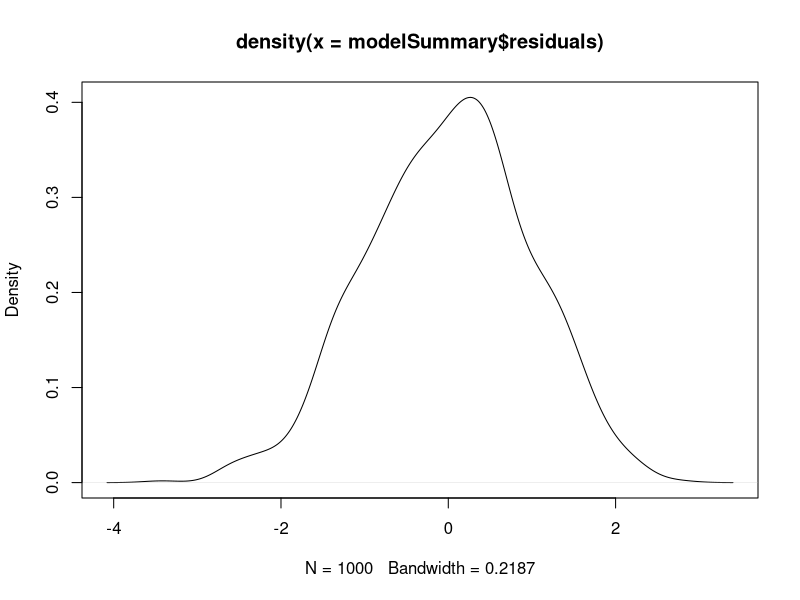

This chart was generated by the following R code:
# Description : Compactly display the structure of an arbitrary R object 
# Website : http://is-r.tumblr.com/post/31980859159/compactly-display-the-structure-of-an-arbitrary-r

# Let's say you want to display a table of model coefficients
# in order of their significance,
# and you want to plot the distribution of model residuals,
# but you don't know how to access these values.
# Use str().

# Generate some random data
NN <- 1000
theData <- data.frame(Alpha = rnorm(NN),
                      Beta = rnorm(NN))
theData$Gamma <- theData$Alpha * 2 + theData$Beta / 2 + rnorm(NN)

# Model the random data
simpleModel <- lm(Gamma ~ Alpha + Beta, data = theData)
# Save the model summary
modelSummary <- summary(simpleModel)

is.list(modelSummary) # The model summary is a list
# which includes, among other things, a table of coefficients
# standard errors, etc.
# str() lets you investigate the structure of any R object:
str(modelSummary)
# Here we see an item called "coefficients," which we can access with the "$."
modelSummary$coefficients

# And here is our ordered table
modelSummary$coefficients[order(modelSummary$coefficients[, 3]), ]

# Likewise for the residuals. str() reveals an item called "residuals,"
# and we can easily plot their distribution.
plot(density(modelSummary$residuals))
